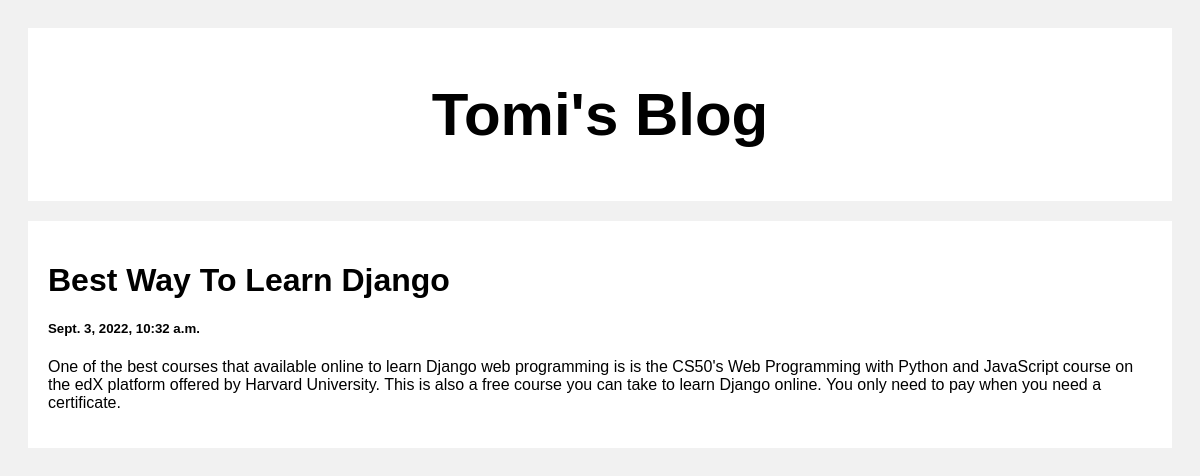
Screenshot of /post/2 with the database file from the repository.
### post/models.py (models this page shows)
class Post(models.Model):
    title = models.CharField(max_length=100)
    body = models.CharField(max_length=10000000)
    created_at = models.DateTimeField(default=datetime.now, blank=True)

### post/views.py (the view)
# urls.py: path('', include('post.urls'))
def post(request, pk):
    posts = Post.objects.get(id=pk)
    return render(request, 'post.html', {'posts': posts})

### templates/post.html (shortened to what this page needs)
<!DOCTYPE html>
<html>
  <head>
  </head>
  <body>
    <div class="header">
      <h2>Tomi's Blog</h2>
    </div>
    <div class="row">
      <div class="leftcolumn">
        <div class="card">
          <h1>{{posts.title}}</h1>
          <h5>{{posts.created_at}}</h5>
          <p>{{posts.body}}</p>
        </div>
      </div>
    </div>
  </body>
</html>

### templates/post.html (style rules this page uses)
* { box-sizing: border-box; }
body { font-family: Arial; padding: 20px; background: #f1f1f1; }
.header { padding: 2px; font-size: 40px; text-align: center; background: white; }
.leftcolumn { float: left; width: 100%; }
.card { background-color: white; padding: 20px; margin-top: 20px; }
.row:after { content: ""; display: table; clear: both; }

### rows the page displays
Post: title "Best Way To Learn Django", created_at "Sept. 3, 2022, 10:32 a.m.", body "One of the best courses that available online to learn Django web programming is is the CS50's Web Programming with Python and JavaScript course on the edX platform offered by Harvard University. This is also a free course you can take to learn Django online. You only need to pay when you need a certificate."
